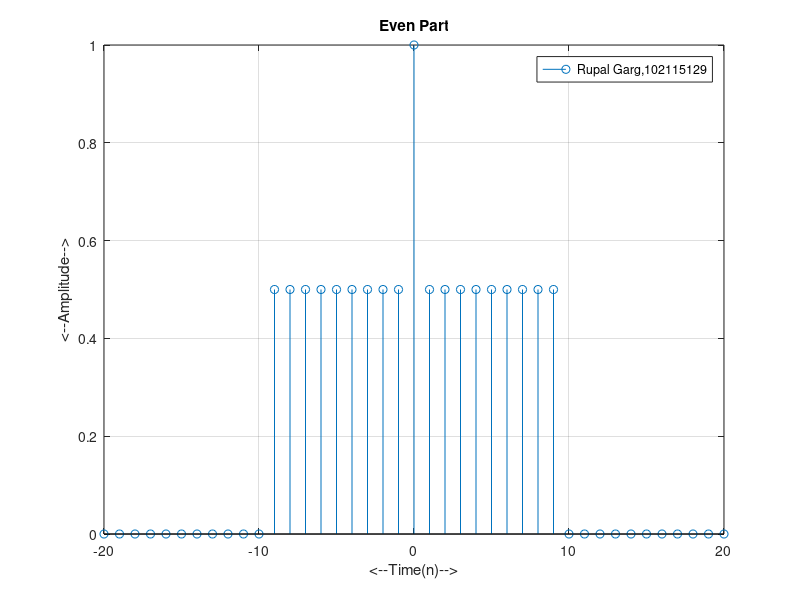
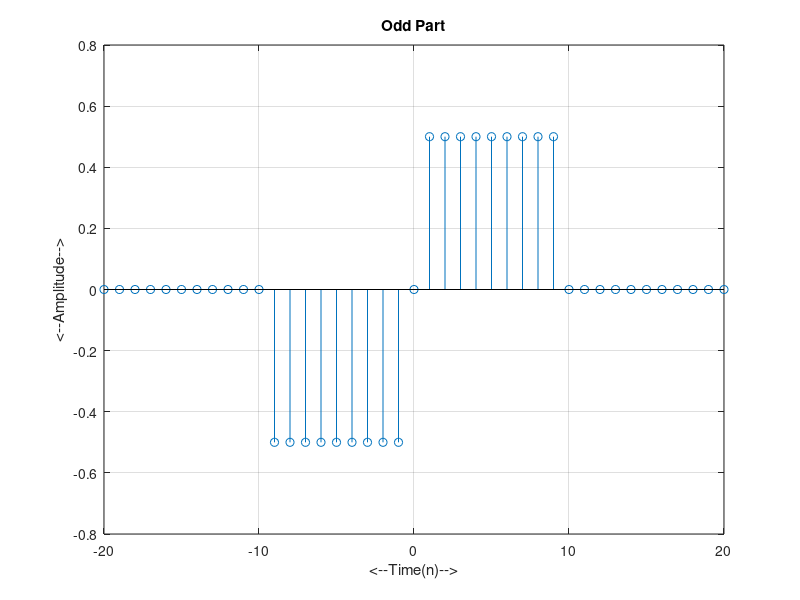

MATLAB code to generate these figures, in order:
n=-20:1:20;
un= (n>=0); % u(n) unit step
und = (n>=10)    % u(n-10) delayed unit stepsignal
xn = un - und;     % x(n)= u(n)-u(n-10)
xnf= fliplr(xn);   % x(-n)
xen =(xn+xnf)/2;
xon=(xn-xnf)/2;
stem(n,xen);
grid
title ('Even Part')
xlabel('<--Time(n)-->')
ylabel('<--Amplitude-->')
legend('Rupal Garg,102115129')

figure
stem(n,xon);
grid
title ('Odd Part')
xlabel('<--Time(n)-->')
ylabel('<--Amplitude-->')
